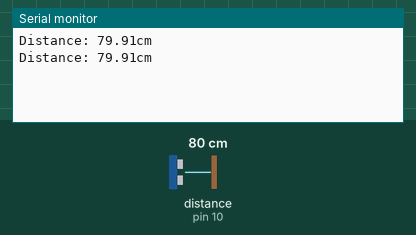
Bench run of a sketch on a simulated Arduino Uno, built with avr-gcc and run on an emulated ATmega328P. On the bench: the last lines printed to the serial monitor. Wiring (inferred from the names in the program): ultrasonic range finder: trigger pin 9; echo pin 10. The test bench sets the inputs (shaded band); at power-on: distance to the obstacle (sensor on pin 10) 80 cm. The echo pulse lasts 58.3 µs per cm.

Above: at 1.8 s.
1.9 s: distance to the obstacle (sensor on pin 10) set to 2 cm
At 2.6 s:
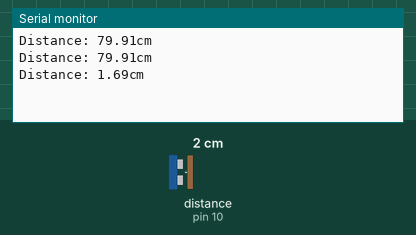
3.4 s: distance to the obstacle (sensor on pin 10) set to 4 cm
At 4.8 s:
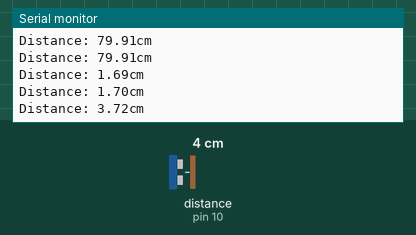
Timing chart, 0 to 6.4 s (numbered marks = the images above; inputs shaded):
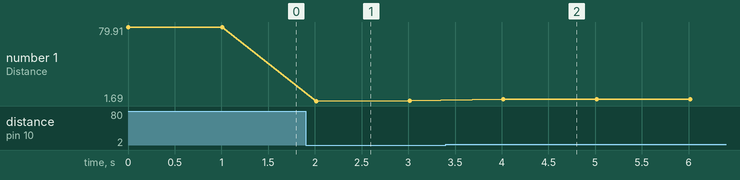

Measured:
- after the input at 1.9 s, the serial monitor: prints a new line after 0.11 s (image 1)
- after the input at 3.4 s, the serial monitor: prints a new line after 0.61 s (image 2)
- plotted number 1: 79.91 → 1.7 after the input at 1.9 s, 1.7 → 3.72 after the input at 3.4 s

The sketch:

ultrasonic-range-finder.ino
```cpp
#define trigPin 9 //global definition of trigger pin to pin 9
#define echoPin 10 //global definition of echo pin to pin 10

void setup() {
  Serial.begin (9600); //establishing serial communication at 9600 baud rate
  pinMode(trigPin, OUTPUT); //configuring pin 9 i.e., trigPin to OUTPUT
  pinMode(echoPin, INPUT); //configuring ping 10 i.e., echoPin to OUTPUT
}

void loop() {
  float duration, distance; //variable declaration
  digitalWrite(trigPin, LOW);
  delayMicroseconds(2);

  digitalWrite(trigPin, HIGH);
  delayMicroseconds(10);
  digitalWrite(trigPin, LOW);
  //by wiriting the voltages as per the above lines, we are sending a burst of ultrasonic signals from the transmitter of the ultrasonic sensor
  duration = pulseIn(echoPin, HIGH);  //pulseInis the function, that calculates incoming pulse on the defined pin, i.e., it waits for the pin to go HIGH, then it starts the counter and when goes LOW, stops again

  //pulseIn returns the value in terms of microseconds or 0 depending on the incoming pulse
  distance = (duration / 2) * 0.0344; //this formula is used to calculate the distance
  Serial.print("Distance: ");
  Serial.print(distance);
  Serial.println("cm");
  delay(1000);

}
```
